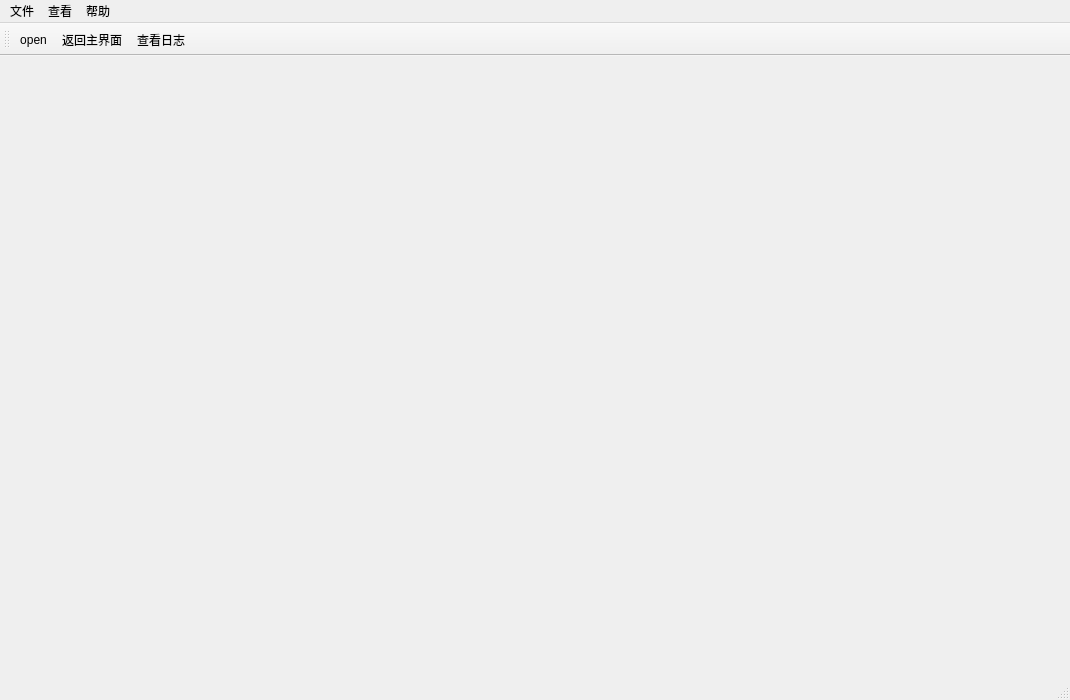
<?xml version="1.0" encoding="UTF-8"?>
<ui version="4.0">
 <class>MainWindow</class>
 <widget class="QMainWindow" name="MainWindow">
  <property name="geometry">
   <rect>
    <x>0</x>
    <y>0</y>
    <width>1070</width>
    <height>700</height>
   </rect>
  </property>
  <property name="maximumSize">
   <size>
    <width>16777213</width>
    <height>16777213</height>
   </size>
  </property>
  <property name="windowTitle">
   <string>MainWindow</string>
  </property>
  <widget class="QWidget" name="centralwidget"/>
  <widget class="QMenuBar" name="menubar">
   <property name="geometry">
    <rect>
     <x>0</x>
     <y>0</y>
     <width>1070</width>
     <height>21</height>
    </rect>
   </property>
   <widget class="QMenu" name="menu">
    <property name="title">
     <string>文件</string>
    </property>
    <addaction name="actionopen"/>
   </widget>
   <widget class="QMenu" name="menu_view">
    <property name="title">
     <string>查看</string>
    </property>
    <addaction name="actionViewMain"/>
    <addaction name="actionViewLog"/>
   </widget>
   <widget class="QMenu" name="menu_2">
    <property name="title">
     <string>帮助</string>
    </property>
    <addaction name="actionViewDoc"/>
    <addaction name="actionabout"/>
   </widget>
   <addaction name="menu"/>
   <addaction name="menu_view"/>
   <addaction name="menu_2"/>
  </widget>
  <widget class="QStatusBar" name="statusbar"/>
  <widget class="QToolBar" name="toolBar">
   <property name="windowTitle">
    <string>toolBar</string>
   </property>
   <attribute name="toolBarArea">
    <enum>TopToolBarArea</enum>
   </attribute>
   <attribute name="toolBarBreak">
    <bool>false</bool>
   </attribute>
   <addaction name="actionopen"/>
   <addaction name="actionViewMain"/>
   <addaction name="actionViewLog"/>
  </widget>
  <action name="actionopen">
   <property name="icon">
    <iconset theme="QIcon::ThemeIcon::DocumentOpen"/>
   </property>
   <property name="text">
    <string>open</string>
   </property>
  </action>
  <action name="actionabout">
   <property name="icon">
    <iconset theme="QIcon::ThemeIcon::HelpAbout"/>
   </property>
   <property name="text">
    <string>about</string>
   </property>
  </action>
  <action name="actionViewLog">
   <property name="icon">
    <iconset theme="QIcon::ThemeIcon::FormatJustifyLeft"/>
   </property>
   <property name="text">
    <string>查看日志</string>
   </property>
  </action>
  <action name="actionViewMain">
   <property name="icon">
    <iconset theme="QIcon::ThemeIcon::GoHome"/>
   </property>
   <property name="text">
    <string>返回主界面</string>
   </property>
  </action>
  <action name="actionViewDoc">
   <property name="icon">
    <iconset theme="QIcon::ThemeIcon::DocumentProperties"/>
   </property>
   <property name="text">
    <string>操作指南</string>
   </property>
  </action>
 </widget>
 <resources/>
 <connections/>
</ui>
